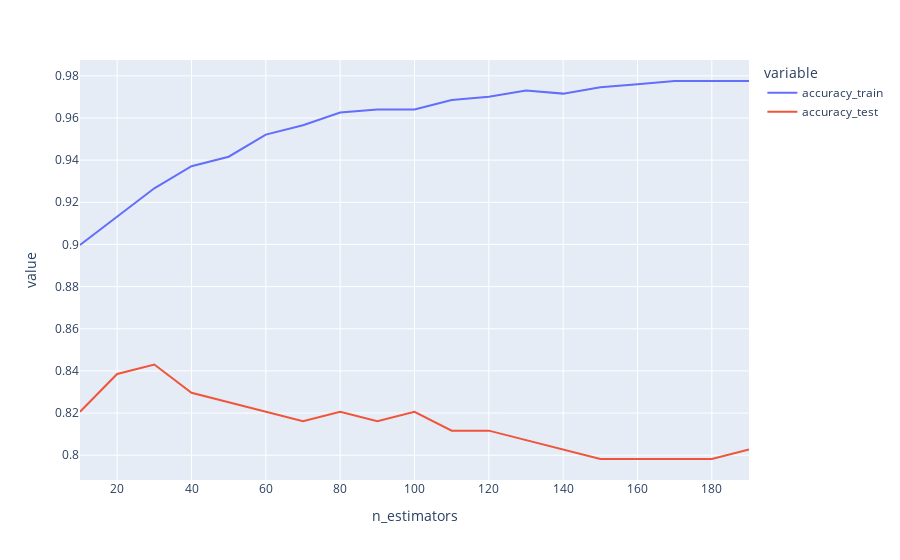

Write notebook code for a chart like this one.
### Markdown cell above
### n estimators (trees per forest) - with max depth of 5

### Code cell
accuracy_results = []

for i in range(10, 200, 10):
    model = XGBClassifier(n_estimators=i, random_state=42, max_depth=5, nthread=-1)
    model.fit(X_train,y_train)
    y_pred_train = model.predict(X_train)
    y_pred_test = model.predict(X_test)
    accuracy_train = np.mean(y_pred_train == y_train)
    accuracy_test = np.mean(y_pred_test == y_test)
    accuracy_results.append({'accuracy_train': accuracy_train, 'accuracy_test': accuracy_test, 'n_estimators': i})

px.line(pd.DataFrame(accuracy_results).melt(id_vars='n_estimators'),
        x='n_estimators', y='value', color='variable')

### Figure 1 — Plotly figure (JSON) as saved in the notebook; plotly's stock layout.template omitted (floating-point values rounded to 4 significant figures)
{"data": [{"hovertemplate": "variable=accuracy_train<br>n_estimators=%{x}<br>value=%{y}<extra></extra>", "legendgroup": "accuracy_train", "line": {"color": "#636efa", "dash": "solid"}, "marker": {"symbol": "circle"}, "mode": "lines", "name": "accuracy_train", "orientation": "v", "showlegend": true, "type": "scatter", "x": [10, 20, 30, 40, 50, 60, 70, 80, 90, 100, 110, 120, 130, 140, 150, 160, 170, 180, 190], "xaxis": "x", "y": [0.8997, 0.9132, 0.9266, 0.9371, 0.9416, 0.9521, 0.9566, 0.9626, 0.9641, 0.9641, 0.9686, 0.9701, 0.9731, 0.9716, 0.9746, 0.976, 0.9775, 0.9775, 0.9775], "yaxis": "y"}, {"hovertemplate": "variable=accuracy_test<br>n_estimators=%{x}<br>value=%{y}<extra></extra>", "legendgroup": "accuracy_test", "line": {"color": "#EF553B", "dash": "solid"}, "marker": {"symbol": "circle"}, "mode": "lines", "name": "accuracy_test", "orientation": "v", "showlegend": true, "type": "scatter", "x": [10, 20, 30, 40, 50, 60, 70, 80, 90, 100, 110, 120, 130, 140, 150, 160, 170, 180, 190], "xaxis": "x", "y": [0.8206, 0.8386, 0.843, 0.8296, 0.8251, 0.8206, 0.8161, 0.8206, 0.8161, 0.8206, 0.8117, 0.8117, 0.8072, 0.8027, 0.7982, 0.7982, 0.7982, 0.7982, 0.8027], "yaxis": "y"}], "layout": {"legend": {"title": {"text": "variable"}, "tracegroupgap": 0}, "margin": {"t": 60}, "xaxis": {"anchor": "y", "domain": [0, 1], "title": {"text": "n_estimators"}}, "yaxis": {"anchor": "x", "domain": [0, 1], "title": {"text": "value"}}}}
